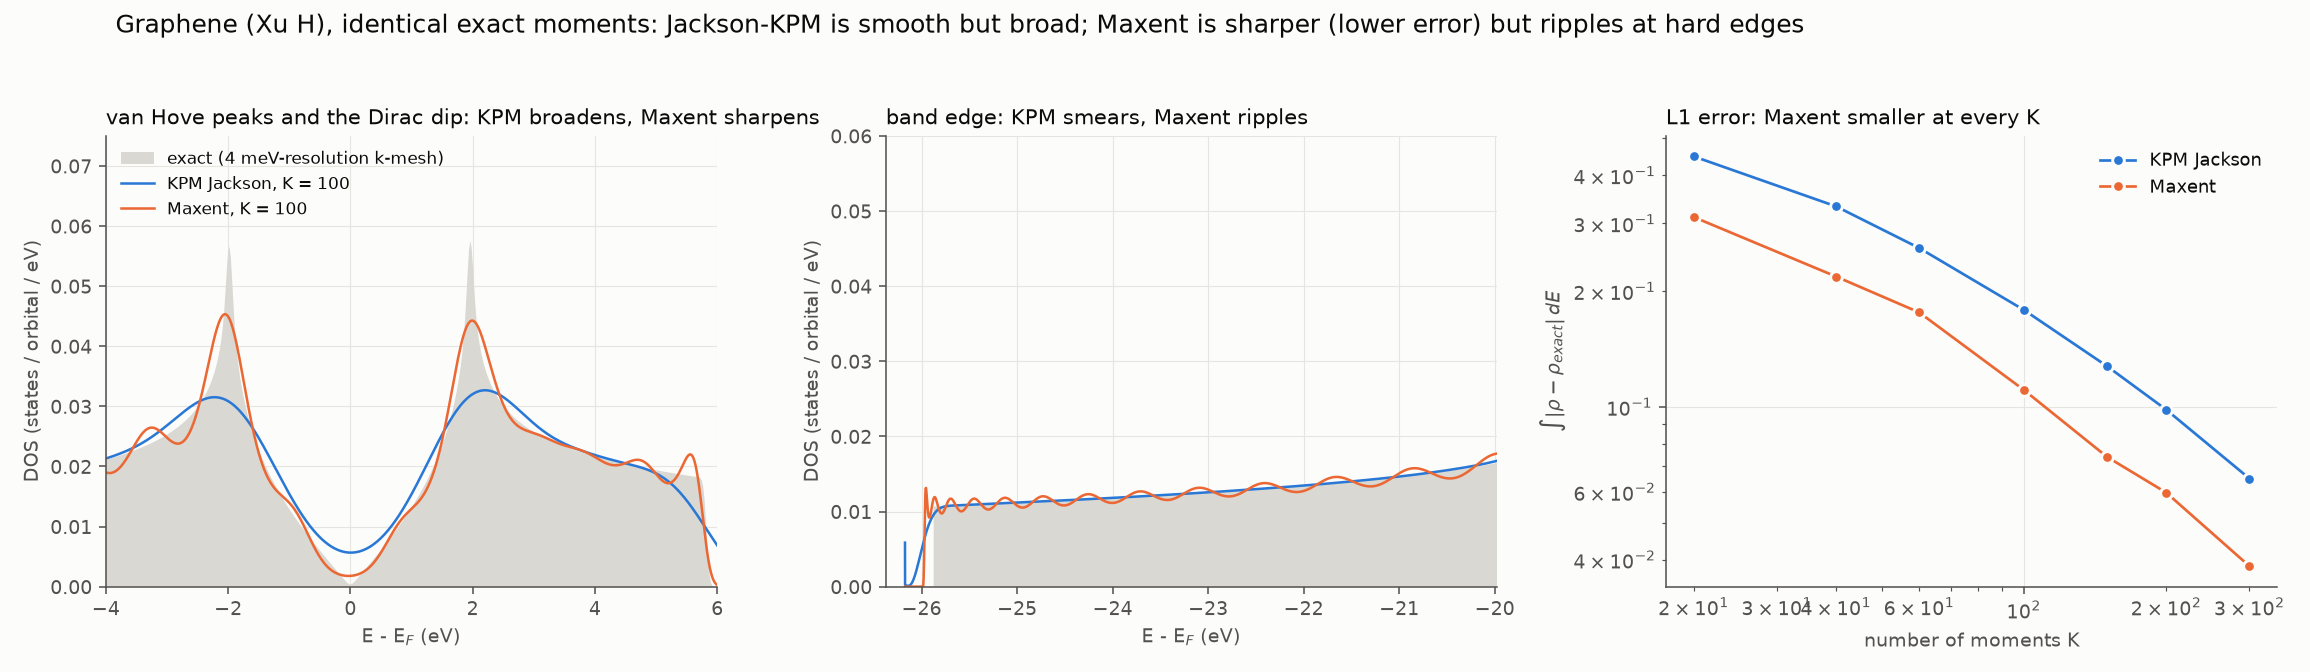

Here is the Python script that generated this plot:
"""KPM (Jackson) vs maximum entropy from IDENTICAL exact moments of graphene's Xu-Hamiltonian DOS (a smooth DOS with van Hove singularities and sharp band edges)."""
import numpy as np
import matplotlib
matplotlib.use("Agg")
import matplotlib.pyplot as plt
import sdos
from sdos.interfaces import xu_carbon as X

a = 1.42 * 3 ** 0.5
a1, a2 = np.array([a, 0, 0]), np.array([a / 2, a * 3 ** 0.5 / 2, 0])
tau = [np.zeros(3), np.array([a / 2, a / (2 * 3 ** 0.5), 0])]
terms = []
for al in range(2):
    for be in range(2):
        for n1 in range(-4, 5):
            for n2 in range(-4, 5):
                Rv = n1 * a1 + n2 * a2
                d = tau[be] + Rv - tau[al]
                if 1e-9 < np.linalg.norm(d) < X.RM:
                    terms.append((al, be, Rv, X.hopping_blocks(d[None])[0]))
b1 = 2 * np.pi * np.array([1 / a, -1 / (a * 3 ** 0.5), 0]); b2 = 2 * np.pi * np.array([0, 2 / (a * 3 ** 0.5), 0])
nk = 500
fr = (np.arange(nk) + 0.5) / nk
K1, K2 = np.meshgrid(fr, fr, indexing="ij")
ks = K1.ravel()[:, None] * b1 + K2.ravel()[:, None] * b2
Hk = np.zeros((len(ks), 8, 8), complex)
for al in range(2):
    Hk[:, 4 * al:4 * al + 4, 4 * al:4 * al + 4] += np.diag([X.EPS_S, X.EPS_P, X.EPS_P, X.EPS_P])
for al, be, Rv, B in terms:
    Hk[:, 4 * al:4 * al + 4, 4 * be:4 * be + 4] += B[None] * np.exp(1j * ks @ Rv)[:, None, None]
ev = np.linalg.eigvalsh(Hk).ravel()
ef = 0.5 * (np.sort(np.linalg.eigvalsh(Hk)[:, 3]).max() + np.linalg.eigvalsh(Hk)[:, 4].min())
lo, hi = ev.min() - 0.2, ev.max() + 0.2
A, Bc = 0.5 * (hi - lo), 0.5 * (hi + lo)
Eg = np.linspace(lo + 0.3, hi - 0.3, 1800)
eta = 0.04
ref = np.zeros_like(Eg)
for ch in np.array_split(ev, 300):
    ref += np.exp(-0.5 * ((Eg[:, None] - ch[None]) / eta) ** 2).sum(1)
ref /= len(ev) * eta * np.sqrt(2 * np.pi)
Kmax = 400
th = np.arccos(np.clip((ev - Bc) / A, -1, 1))
mu = np.array([np.cos(n * th).mean() for n in range(Kmax)])
Ks = (20, 40, 60, 100, 150, 200, 300)
err = {"kpm": [], "me": []}
rec = {}
for K in Ks:
    Ek, rk, _ = sdos.reconstruct(mu[:K], A, Bc, 3000)
    lam, info = sdos.maxent(mu[:K])
    Em, rm, _ = sdos.maxent_density(lam, A, Bc, "chebyshev", 4000)
    for name, E_, r_ in (("kpm", Ek, rk), ("me", Em, rm)):
        d = np.interp(Eg, E_, r_) - ref
        err[name].append(np.trapezoid(np.abs(d), Eg))
        rec[(name, K)] = (E_, r_)
SURF, INK, INK2, GRID, BLUE, ORANGE = "#fcfcfb", "#0b0b0b", "#52514e", "#e6e5e0", "#2a78d6", "#eb6834"
plt.rcParams.update({"figure.facecolor": SURF, "axes.facecolor": SURF, "savefig.facecolor": SURF, "axes.edgecolor": INK2, "axes.labelcolor": INK2, "xtick.color": INK2,
                     "ytick.color": INK2, "text.color": INK, "axes.spines.top": False, "axes.spines.right": False, "font.size": 10})
fig, ax = plt.subplots(1, 3, figsize=(16.5, 4.8))
for a_ in ax:
    a_.grid(True, color=GRID, lw=0.6); a_.set_axisbelow(True)
for a_, (x0, x1, y1, ttl) in zip(ax[:2], ((ef - 4, ef + 6, 0.075, "van Hove peaks and the Dirac dip: KPM broadens, Maxent sharpens"), (ev.min() - 0.4, ev.min() + 6, 0.06, "band edge: KPM smears, Maxent ripples"))):
    a_.fill_between(Eg - ef, ref, color="#d9d8d2", lw=0, label="exact (4 meV-resolution k-mesh)")
    a_.plot(rec[("kpm", 100)][0] - ef, rec[("kpm", 100)][1], color=BLUE, lw=1.3, label="KPM Jackson, K = 100")
    a_.plot(rec[("me", 100)][0] - ef, rec[("me", 100)][1], color=ORANGE, lw=1.3, label="Maxent, K = 100")
    a_.set_xlim(x0 - ef if "edge" in ttl else x0 - ef, x1 - ef); a_.set_ylim(0, y1)
    a_.set_xlabel("E - E$_F$ (eV)"); a_.set_ylabel("DOS (states / orbital / eV)"); a_.set_title(ttl, loc="left", fontsize=11, color=INK)
ax[0].legend(frameon=False, fontsize=8.5, loc="upper left")
ax[0].set_xlim(-4, 6); ax[1].set_xlim(ev.min() - ef - 0.4, ev.min() - ef + 6)
c = ax[2]
c.loglog(Ks, err["kpm"], "o-", color=BLUE, lw=1.4, ms=6, mec=SURF, mew=1.5, label="KPM Jackson")
c.loglog(Ks, err["me"], "o-", color=ORANGE, lw=1.4, ms=6, mec=SURF, mew=1.5, label="Maxent")
c.set_xlabel("number of moments K"); c.set_ylabel(r"$\int |\rho - \rho_{exact}|\, dE$"); c.legend(frameon=False, fontsize=9)
c.set_title("L1 error: Maxent smaller at every K", loc="left", fontsize=11, color=INK)
fig.suptitle("Graphene (Xu H), identical exact moments: Jackson-KPM is smooth but broad; Maxent is sharper (lower error) but ripples at hard edges", x=0.05, ha="left", fontsize=13, color=INK)
fig.tight_layout(rect=(0, 0, 1, 0.94))
fig.savefig("maxent_vs_kpm.png", dpi=140)
print({K: (round(e1, 4), round(e2, 4), round(e1 / e2, 2)) for K, e1, e2 in zip(Ks, err["kpm"], err["me"])})
